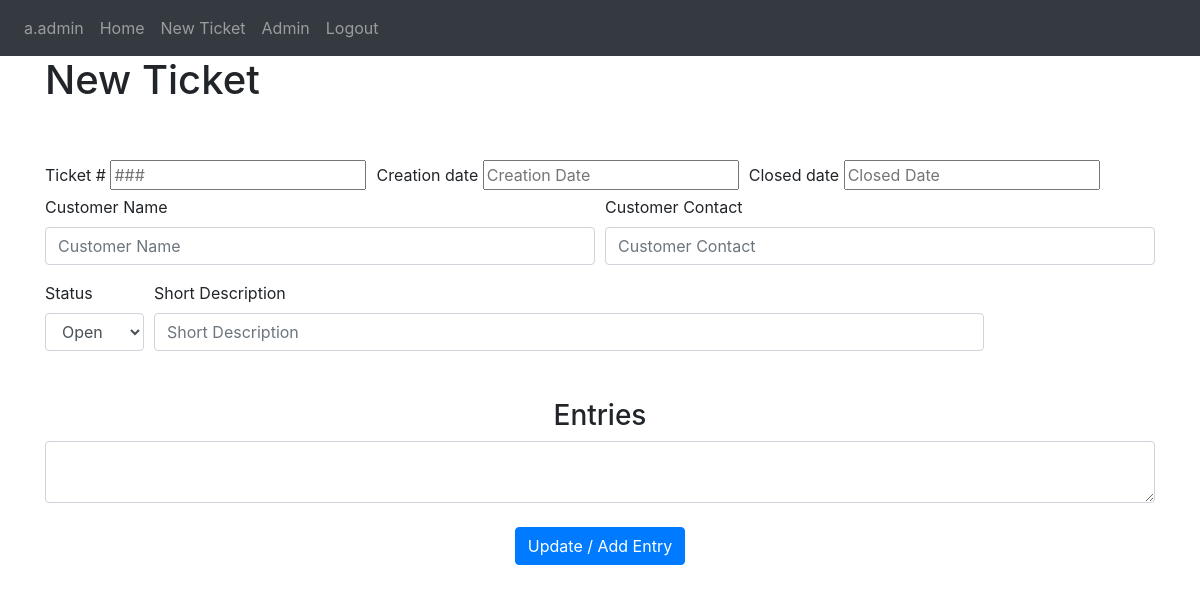
Before: /ticket/11 (signed in) with the older database file.
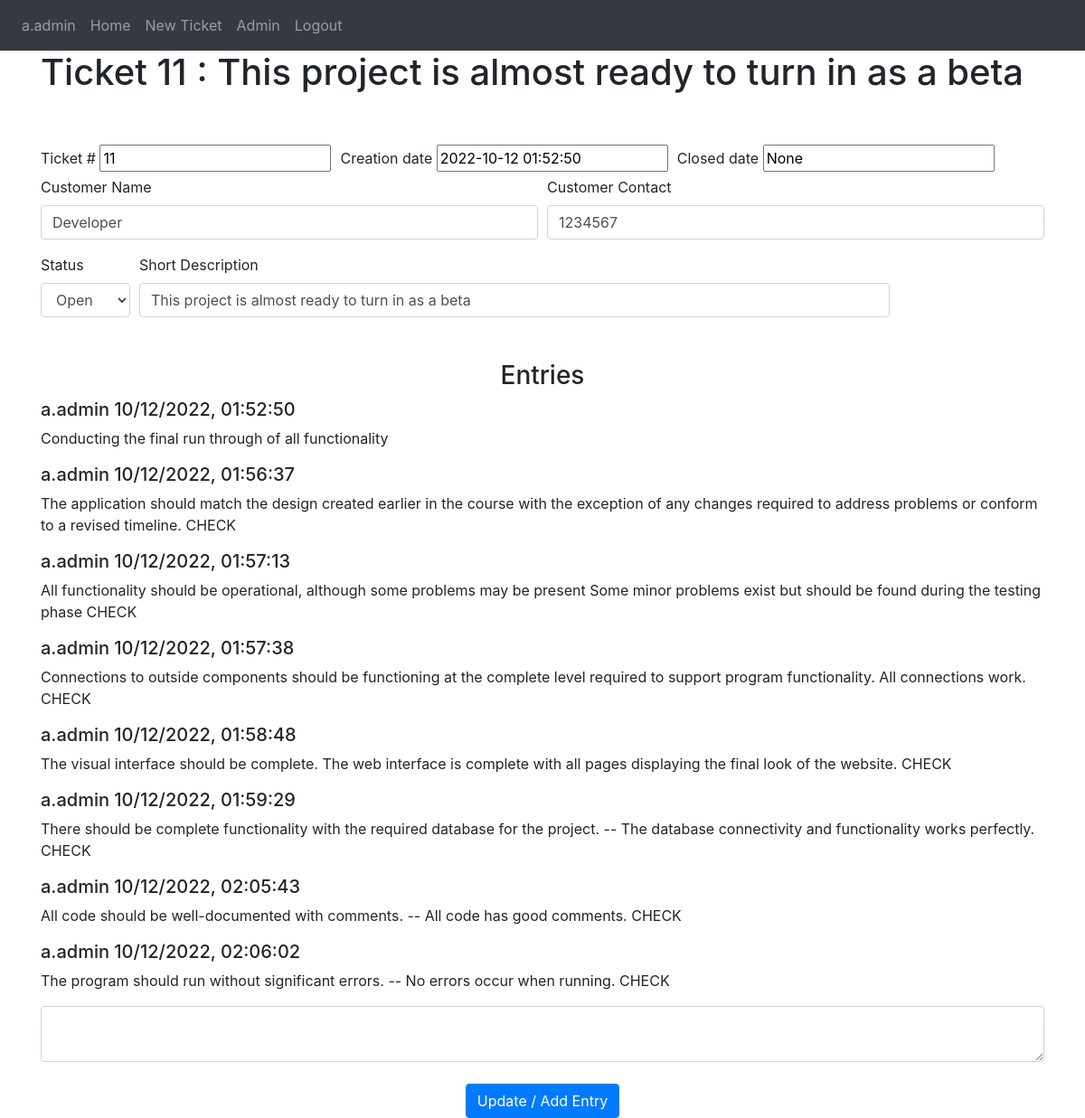
After: the same page with the newer database file.
### Website/models.py (models this page shows)
class User(db.Model, UserMixin):
    id = db.Column(db.Integer, primary_key=True)
    username = db.Column(db.String(100), unique=True) #automatically generated to f.lname
    fname = db.Column(db.String(100))
    lname = db.Column(db.String(100))
    user_status = db.Column(db.Integer) #0 is deactivated, 1 is user, 2 is admin
    password_hash = db.Column(db.String(150))
    user_entries = db.relationship('Entry', backref='owner')

class Ticket(db.Model):
    id = db.Column(db.Integer, primary_key=True)
    short_description = db.Column(db.String(200))
    customer_name = db.Column(db.String(200))
    customer_contact = db.Column(db.String(200))
    status = db.Column(db.Integer) #0 is closed, 1 is open
    creation_date = db.Column(db.DateTime(timezone=True), default=func.now())
    close_date = db.Column(db.DateTime(timezone=True))
    ticket_entries = db.relationship('Entry')

class Entry(db.Model):
    id = db.Column(db.Integer, primary_key=True)
    ticket_id = db.Column(db.Integer, db.ForeignKey('ticket.id'))
    note = db.Column(db.String(5000))
    time = db.Column(db.DateTime(timezone=True), default=func.now())
    user_id = db.Column(db.Integer, db.ForeignKey('user.id'))

### Website/views.py (the view, shortened to what this page needs)
@views.route('/ticket', defaults={'tkt' : 0}, methods=['GET', 'POST'])
@views.route('/ticket/<int:tkt>', methods=['GET', 'POST'])
@login_required
def ticket(tkt):
    return render_template("ticket.html", user=current_user, tickets=Ticket.query.filter_by(id=tkt).first())

### Website/__init__.py (called while the page is built)
def create_app():
    app = Flask(__name__)
    app.config['SECRET_KEY'] = "SuperSecretKey"
    app.config['SQLALCHEMY_DATABASE_URI'] = f'sqlite:///{DB_NAME}'
    db.init_app(app)
    from .views import views
    from .auth import auth
    app.register_blueprint(views, url_prefix='/')
    app.register_blueprint(auth, url_prefix='/')
    from .models import User, Ticket, Entry
    create_database(app)
    login_manager = LoginManager()
    login_manager.login_view = 'auth.login'
    login_manager.init_app(app)
    @login_manager.user_loader
    def load_user(id):
        return User.query.get(int(id))
    return app

### Website/templates/ticket.html (shortened to what this page needs)
{% extends "base.html" %}
{% block content%} <h1> {% if tickets %}Ticket {{tickets.id}} : {{tickets.short_description[0:52]}}{%else%} New Ticket{% endif %}</h1>
    <br />
    <br />
    <form method="POST">
        <div class="form-row align-items-center">
          <div class="col-auto">
            <label for="TicketID">Ticket #</label>
            <input type="text" id="TicketID" name="TicketID" placeholder="###" {% if tickets %} value = "{{tickets.id}}"{% endif %} readonly>
          </div>
          <div class="col-auto">
            <label for="creation_date">Creation date</label>
            <input type="text" id="creation_date" placeholder="Creation Date" name="creation_date" {% if tickets %} value="{{tickets.creation_date}}"{% endif %} readonly>
          </div>
          <div class="col-auto">
              <label for="close_date">Closed date</label>
              <input type="text" id="close_date" placeholder="Closed Date" name="close_date" {% if tickets %} value="{{tickets.close_date}}" {% endif %} readonly>
          </div>
        </div>
        <div class="form-row">
            <div class="form-group col-md-6">
              <label for="customer_name">Customer Name</label>
              <input type="text" class="form-control" id="customer_name" name="customer_name" placeholder="Customer Name" {% if tickets %} value="{{tickets.customer_name}}"{% endif %}>
            </div>
            <div class="form-group col-md-6">
              <label for="customer_contact">Customer Contact</label>
              <input type="text" class="form-control" id="customer_contact" name="customer_contact" placeholder="Customer Contact" {% if tickets %} value="{{tickets.customer_contact}}"{% endif %}>
            </div>
          </div>
        <div class="form-row align-items-center">
            <div class="col-auto">
                <label for="status">Status</label>
                <select id="status" class="form-control" name="status">
                    {% if tickets %}
                        {% if tickets.status == 0 %}
                        <option value='0' selected>Closed</option>
                        <option value='1'>Open</option>
                        {%else%}
                        <option value='1' selected>Open</option>
                        {%endif%}
                    {% else %}
                    <option value='1' selected>Open</option>
                  {%endif%}
                </select>
            </div>
            <div class="col-9">
                <label for="short_description">Short Description</label>
                <input type="text" class="form-control" id="short_description" name="short_description" placeholder="Short Description" {% if tickets %} value="{{tickets.short_description}}"{% endif %}>
            </div>
        </div>
        <br />
        <br />
        <h3 align="center"> Entries</h3>
        <ul class="list-group list-group-flush" id="notes">
            {%for entry in tickets.ticket_entries%}
            <div class='message'>
                <h5>{{ entry.owner.username + ' ' + entry.time.strftime("%m/%d/%Y, %H:%M:%S") }}</h5>
                <p>{{ entry.note  }}</p>
            </div>
            {% endfor %}
        </ul>
        <textarea name="note" id="note" class="form-control"></textarea>
        <br />
        <div align="center">
            <button type="submit" class="btn btn-primary">Update / Add Entry</button>
        </div>
      </form>
{%endblock%}

### Website/templates/base.html (shortened to what this page needs)
<!DOCTYPE html>
<html>
  <head>
    <link
      rel="stylesheet"
      href="https://stackpath.bootstrapcdn.com/bootstrap/4.4.1/css/bootstrap.min.css"
    />
    <link
      rel="stylesheet"
      href="https://stackpath.bootstrapcdn.com/font-awesome/4.7.0/css/font-awesome.min.css"
    />
  </head>
  <body>
    <nav class="navbar navbar-expand-lg navbar-dark bg-dark">
      <div class="collapse navbar-collapse" id="navbar">
        <div class="navbar-nav">
            {% if user.is_authenticated %}
            <a class="nav-item nav-link" id="user" href="/userpage">{{user.username}}</a>
            <a class="nav-item nav-link" id="home" href="/">Home</a>
            <a class="nav-item nav-link" id="adduser" href="/ticket">New Ticket</a>
            {% if user.user_status == 2 %}
            <a class="nav-item nav-link" id="login" href="/admin">Admin</a>
            {% endif %}
            <a class="nav-item nav-link" id="logout" href="/logout">Logout</a>
            {% else %}
            <a class="nav-item nav-link" id="login" href="/login">Login</a>
            {% endif %}
        </div>
       </div>
    </nav>
    <div class="container">
        {% block content%}
        {%endblock%}
    </div>
  </body>
</html>

Changed rows visible on the page:
added Ticket: id "11", short_description "This project is almost ready to turn in as a beta", TicketID "11", creation_date "2022-10-12 01:52:50", close_date "None", customer_name "Developer", customer_contact "1234567", status "Open"
added Entry: owner "a.admin 10/12/2022, 01:52:50", note "Conducting the final run through of all functionality"
added Entry: owner "a.admin 10/12/2022, 01:56:37", note "The application should match the design created earlier in the course with the exception of any changes required to address problems or conform to a revised timeline. CHECK"
added Entry: owner "a.admin 10/12/2022, 01:57:13", note "All functionality should be operational, although some problems may be present Some minor problems exist but should be found during the testing phase CHECK"
added Entry: owner "a.admin 10/12/2022, 01:57:38", note "Connections to outside components should be functioning at the complete level required to support program functionality. All connections work. CHECK"
added Entry: owner "a.admin 10/12/2022, 01:58:48", note "The visual interface should be complete. The web interface is complete with all pages displaying the final look of the website. CHECK"
added Entry: owner "a.admin 10/12/2022, 01:59:29", note "There should be complete functionality with the required database for the project. -- The database connectivity and functionality works perfectly. CHECK"
added Entry: owner "a.admin 10/12/2022, 02:05:43", note "All code should be well-documented with comments. -- All code has good comments. CHECK"
added Entry: owner "a.admin 10/12/2022, 02:06:02", note "The program should run without significant errors. -- No errors occur when running. CHECK"
Other visible differences:
form field status: "Open" → (not shown)
text no longer shown: "New Ticket"
text now shown: "Ticket :"
